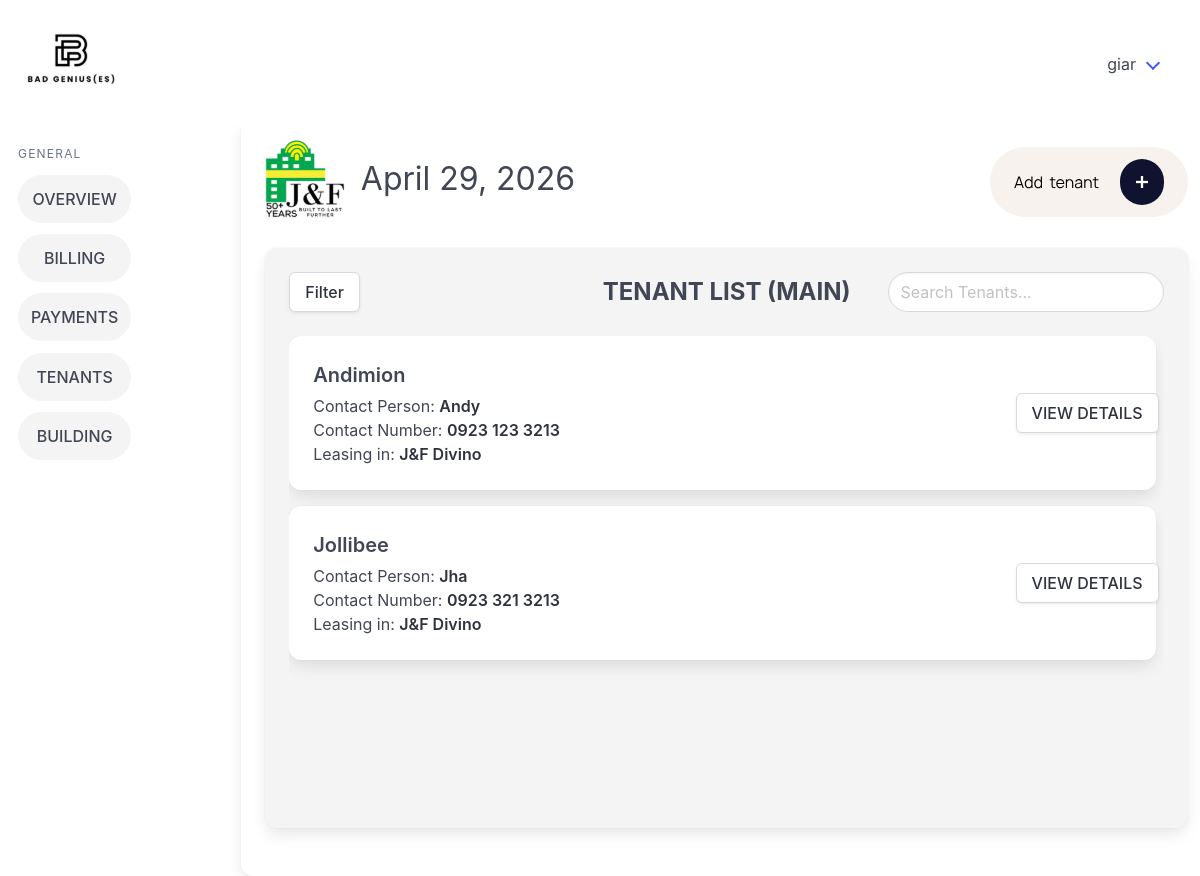
Page /tenants_main/ (signed in) on the earlier database version.
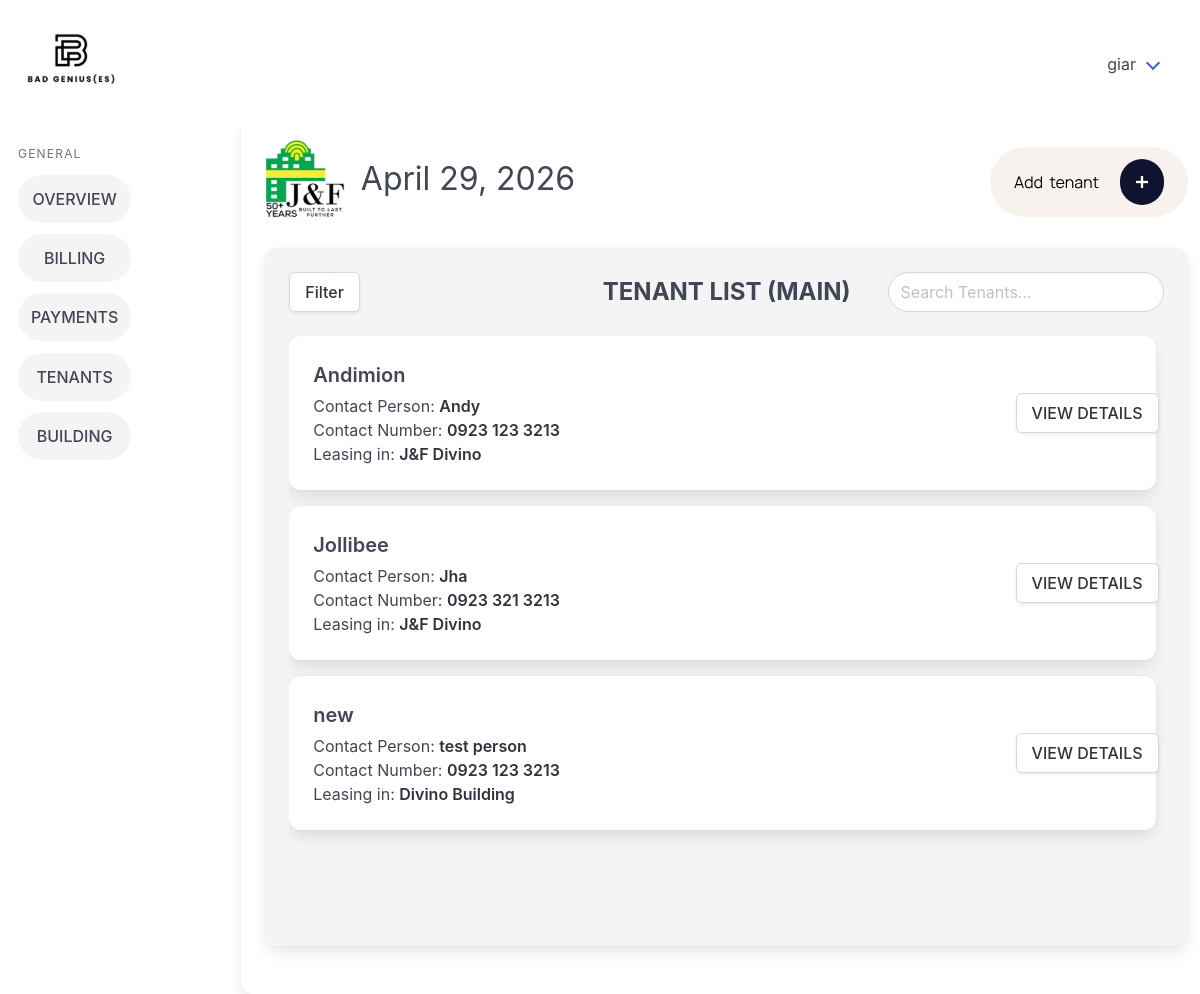
Same page on the later database version.
### billingApp/models.py (models this page shows, shortened)
class Tenant(models.Model):
    companyName = models.CharField(max_length=100, null=True, blank=True)
    contactPerson = models.CharField(max_length=100)
    phoneNumber = models.CharField(max_length=12)
    email = models.CharField(max_length=50)
    carryover_balance = models.DecimalField(max_digits=12, decimal_places=2, default=Decimal('0.00'))
    modified_by = models.ForeignKey("Account", on_delete=models.SET_NULL, null=True, blank=True, related_name="+")
    modified_at = models.DateTimeField(auto_now=True, null=True, blank=True)
    objects = models.Manager

class Building(models.Model):
    buildingName = models.CharField(max_length=26, unique=True)
    signageCapacity = models.IntegerField(default=0)
    parkingCapacity = models.IntegerField(default=0)
    buildingAddress = models.CharField(max_length=50)
    modified_by = models.ForeignKey("Account", on_delete=models.SET_NULL, null=True, blank=True, related_name="+")
    modified_at = models.DateTimeField(auto_now=True, null=True, blank=True)
    objects = models.Manager

### billingApp/views.py (the view)
# urls.py: path('tenants_main/', views.tenants_main, name='tenants_main'),
@login_required
def tenants_main(request):
    building_filter = request.GET.get("building")
    lease_status_filter = request.GET.get("lease_status")
    tenant_objects = Tenant.objects.all().order_by('companyName', 'contactPerson')
    active_leases = Lease.objects.filter(pastLease=False).select_related('tenantName', 'buildingName')
    if building_filter:
        tenant_objects = tenant_objects.filter(
            lease__buildingName_id=building_filter,
            lease__pastLease=False
        ).distinct()
    if lease_status_filter == "active":
        tenant_objects = tenant_objects.filter(lease__pastLease=False).distinct()
    elif lease_status_filter == "none":
        tenant_objects = tenant_objects.exclude(lease__pastLease=False).distinct()
    lease_by_tenant_id = {lease.tenantName_id: lease for lease in active_leases}
    for t in tenant_objects:
        if not (t.companyName or "").strip():
            t.companyName_display = t.contactPerson
        else:
            t.companyName_display = t.companyName
        active_lease = lease_by_tenant_id.get(t.id)
        if active_lease:
            t.buildingName_display = active_lease.buildingName.buildingName
        else:
            t.buildingName_display = "No active lease"
    buildings = Building.objects.all()
    date_today = get_date_today()
    return render(
        request,
        'billingApp/tenants_main.html',
        {
            'tenants': tenant_objects,
            'date_today': date_today,
            'buildings': buildings,
            'selected_building': building_filter,
            'selected_lease_status': lease_status_filter,
        }
    )

### billingApp/views.py (called while the page is built)
def get_date_today():
    from datetime import datetime
    return datetime.now().strftime("%B %d, %Y")

### billingApp/templates/billingApp/tenants_main.html (shortened to what this page needs)
{% extends 'billingApp/base.html' %} {% load static %} {% block content %}
<div class="column is-3 pt-5 has-text-right">
  <a href="{% url 'add_tenant' %}">
  </a>
</div>
</div>
<div class="columns">
  <div class="column">
    <div class="card card2 tenant-panel">
      <div class="card-content tenant-panel-content">
        <div class="columns is-vcentered">
          <div class="column">
            <div class="dropdown" id="filterDropdown">
              <div class="dropdown-trigger">
                <button class="button" onclick="toggleFilter()" type="button">
                  Filter
                </button>
              </div>
            </div>
          </div>
          <div class="column">
            <h1 class="is-size-4 has-text-weight-bold has-text-centered">TENANT LIST (MAIN)</h1>
          </div>
          <div class="column has-text-right">
            <input id="searchInput" type="text" class="input searchInput" placeholder="Search Tenants..." />
          </div>
        </div>
        <div class="tenant-list-scroll">
          {% for t in tenants %}
          <div class="card mb-4">
            <div class="card-content">
              <div class="columns is-multiline is-vcentered">
                <div class="column">
                  <h2 class="is-size-5 has-text-weight-semibold mb-1">{{ t.companyName_display }}</h2>
                  <p class="is-size-6">Contact Person: <strong>{{ t.contactPerson }}</strong></p>
                  <p class="is-size-6">Contact Number: <strong>{{ t.phoneNumber }}</strong></p>
                  <p class="is-size-6">Leasing in: <strong class="building-name">{{ t.buildingName_display }}</strong></p>
                </div>
                <div class="column is-2 has-text-right">
                  <a href="{% url 'tenant_details' t.id %}" class="button">VIEW DETAILS</a>
                </div>
              </div>
            </div>
          </div>
          {% endfor %}
        </div>
      </div>
    </div>
  </div>
</div>
{% endblock %}

Differences in the rows shown:
added Tenant: companyName_display "new", contactPerson "test person", phoneNumber "0923 123 3213", buildingName_display "Divino Building"
